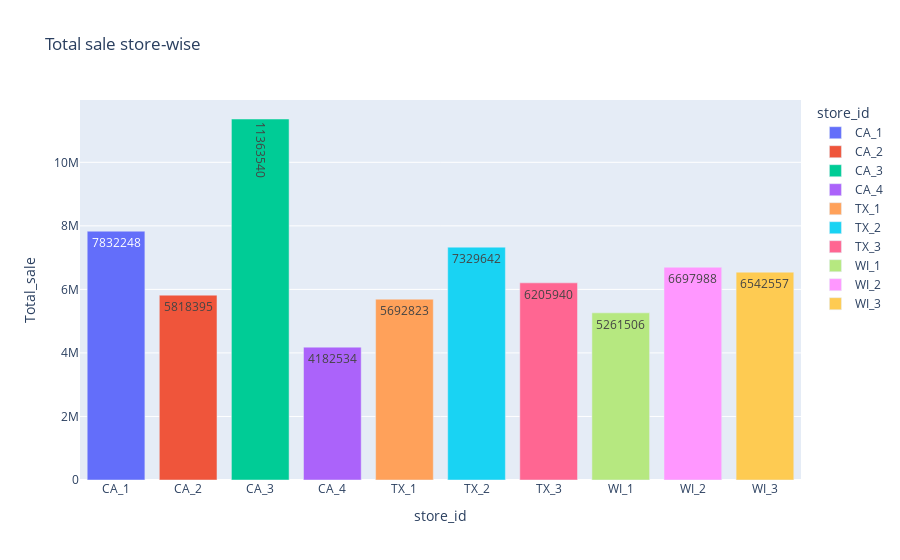

This figure's notebook cell:
### Markdown cell above
# Total sales store-wise

### Code cell
temp_dataframe=DF_MAIN.groupby('store_id',as_index=False,sort=False).agg(Total_sale=('sold',np.sum))
px.bar(temp_dataframe, x="store_id", y="Total_sale", color="store_id", title="Total sale store-wise",text='Total_sale')

### Figure 1 — Plotly figure (JSON) as saved in the notebook; plotly's stock layout.template omitted (floating-point values rounded to 4 significant figures)
{"data": [{"alignmentgroup": "True", "hovertemplate": "store_id=%{x}<br>Total_sale=%{text}<extra></extra>", "legendgroup": "CA_1", "marker": {"color": "#636efa", "pattern": {"shape": ""}}, "name": "CA_1", "offsetgroup": "CA_1", "orientation": "v", "showlegend": true, "text": [7832248], "textposition": "auto", "type": "bar", "x": ["CA_1"], "xaxis": "x", "y": [7832248], "yaxis": "y"}, {"alignmentgroup": "True", "hovertemplate": "store_id=%{x}<br>Total_sale=%{text}<extra></extra>", "legendgroup": "CA_2", "marker": {"color": "#EF553B", "pattern": {"shape": ""}}, "name": "CA_2", "offsetgroup": "CA_2", "orientation": "v", "showlegend": true, "text": [5818395], "textposition": "auto", "type": "bar", "x": ["CA_2"], "xaxis": "x", "y": [5818395], "yaxis": "y"}, {"alignmentgroup": "True", "hovertemplate": "store_id=%{x}<br>Total_sale=%{text}<extra></extra>", "legendgroup": "CA_3", "marker": {"color": "#00cc96", "pattern": {"shape": ""}}, "name": "CA_3", "offsetgroup": "CA_3", "orientation": "v", "showlegend": true, "text": [11363540], "textposition": "auto", "type": "bar", "x": ["CA_3"], "xaxis": "x", "y": [11363540], "yaxis": "y"}, {"alignmentgroup": "True", "hovertemplate": "store_id=%{x}<br>Total_sale=%{text}<extra></extra>", "legendgroup": "CA_4", "marker": {"color": "#ab63fa", "pattern": {"shape": ""}}, "name": "CA_4", "offsetgroup": "CA_4", "orientation": "v", "showlegend": true, "text": [4182534], "textposition": "auto", "type": "bar", "x": ["CA_4"], "xaxis": "x", "y": [4182534], "yaxis": "y"}, {"alignmentgroup": "True", "hovertemplate": "store_id=%{x}<br>Total_sale=%{text}<extra></extra>", "legendgroup": "TX_1", "marker": {"color": "#FFA15A", "pattern": {"shape": ""}}, "name": "TX_1", "offsetgroup": "TX_1", "orientation": "v", "showlegend": true, "text": [5692823], "textposition": "auto", "type": "bar", "x": ["TX_1"], "xaxis": "x", "y": [5692823], "yaxis": "y"}, {"alignmentgroup": "True", "hovertemplate": "store_id=%{x}<br>Total_sale=%{text}<extra></extra>", "legendgroup": "TX_2", "marker": {"color": "#19d3f3", "pattern": {"shape": ""}}, "name": "TX_2", "offsetgroup": "TX_2", "orientation": "v", "showlegend": true, "text": [7329642], "textposition": "auto", "type": "bar", "x": ["TX_2"], "xaxis": "x", "y": [7329642], "yaxis": "y"}, {"alignmentgroup": "True", "hovertemplate": "store_id=%{x}<br>Total_sale=%{text}<extra></extra>", "legendgroup": "TX_3", "marker": {"color": "#FF6692", "pattern": {"shape": ""}}, "name": "TX_3", "offsetgroup": "TX_3", "orientation": "v", "showlegend": true, "text": [6205940], "textposition": "auto", "type": "bar", "x": ["TX_3"], "xaxis": "x", "y": [6205940], "yaxis": "y"}, {"alignmentgroup": "True", "hovertemplate": "store_id=%{x}<br>Total_sale=%{text}<extra></extra>", "legendgroup": "WI_1", "marker": {"color": "#B6E880", "pattern": {"shape": ""}}, "name": "WI_1", "offsetgroup": "WI_1", "orientation": "v", "showlegend": true, "text": [5261506], "textposition": "auto", "type": "bar", "x": ["WI_1"], "xaxis": "x", "y": [5261506], "yaxis": "y"}, {"alignmentgroup": "True", "hovertemplate": "store_id=%{x}<br>Total_sale=%{text}<extra></extra>", "legendgroup": "WI_2", "marker": {"color": "#FF97FF", "pattern": {"shape": ""}}, "name": "WI_2", "offsetgroup": "WI_2", "orientation": "v", "showlegend": true, "text": [6697988], "textposition": "auto", "type": "bar", "x": ["WI_2"], "xaxis": "x", "y": [6697988], "yaxis": "y"}, {"alignmentgroup": "True", "hovertemplate": "store_id=%{x}<br>Total_sale=%{text}<extra></extra>", "legendgroup": "WI_3", "marker": {"color": "#FECB52", "pattern": {"shape": ""}}, "name": "WI_3", "offsetgroup": "WI_3", "orientation": "v", "showlegend": true, "text": [6542557], "textposition": "auto", "type": "bar", "x": ["WI_3"], "xaxis": "x", "y": [6542557], "yaxis": "y"}], "layout": {"barmode": "relative", "legend": {"title": {"text": "store_id"}, "tracegroupgap": 0}, "title": {"text": "Total sale store-wise"}, "xaxis": {"anchor": "y", "categoryarray": ["CA_1", "CA_2", "CA_3", "CA_4", "TX_1", "TX_2", "TX_3", "WI_1", "WI_2", "WI_3"], "categoryorder": "array", "domain": [0, 1], "title": {"text": "store_id"}}, "yaxis": {"anchor": "x", "domain": [0, 1], "title": {"text": "Total_sale"}}}}
